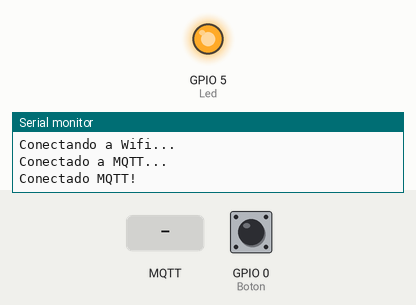
Recording of a sketch running on a simulated ESP8266 (NodeMCU). Parts: output pins drawn as LEDs (lit = HIGH), the last lines printed to the serial monitor. The test bench sets the inputs (shaded band); at power-on: GPIO 0 (Boton) HIGH. WiFi joins after 1.5 s; servers stay silent unless stated; no MQTT or app messages arrive unless stated.

Above: at 2.8 s.
2.9 s: MQTT message "Apagar" arrives on the first subscribed topic
At 3.8 s:
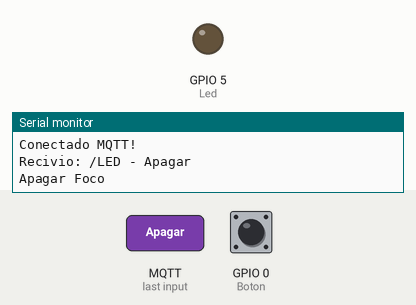
6.0 s: MQTT message "Encender" arrives on the first subscribed topic
At 6.3 s:
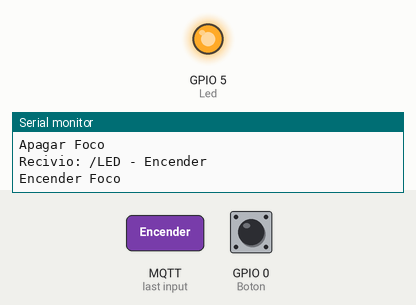
Timing chart, 0 to 9.0 s (numbered marks = the images above; inputs shaded):
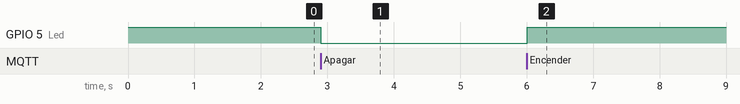

Measured:
- after the input at 2.9 s, GPIO 5 (Led): HIGH → LOW at once
- after the input at 6.0 s, GPIO 5 (Led): LOW → HIGH at once

The sketch:

ArduinoMQTT.ino
```cpp
// Creado ChepeCarlos de ALSW
// Tutorial Completo en https://nocheprogramacion.com
// Canal Youtube https://youtube.com/alswnet?sub_confirmation=1

#ifdef ARDUINO_ARCH_ESP32
#include <WiFi.h>
#include <WiFiMulti.h>
WiFiMulti wifiMulti;
#else
#include <ESP8266WiFi.h>
#include <ESP8266WiFiMulti.h>
ESP8266WiFiMulti wifiMulti;
#endif

#include <MQTT.h>

const char ssid1[] = "SubALSW";
const char pass1[] = "SIyConLaCampanita";
const char ssid2[] = "ALSW2";
const char pass2[] = "7210-3607";
const char ssid3[] = "ALSW_ESTUDIO";
const char pass3[] = "Fullpower7##";

WiFiClient net;
MQTTClient client;

unsigned long lastMillis = 0;
int Led = 5;
int Boton = 0;
boolean Estado = false;
boolean EstadoAnterior = false;

void Conectar() {
  Serial.print("Conectando a Wifi...");
  while (wifiMulti.run() != WL_CONNECTED) {
    Serial.print(".");
    delay(1000);
  }
  Serial.print("\nConectado a MQTT...");

  while (!client.connect("ArduinoESP32", "ALSWSexy", "SubcribanseAALSWenYoutube")) {
    Serial.print("*");
    delay(1000);
  }

  Serial.println("\nConectado MQTT!");

  client.subscribe("/LED");
}

void RecibirMQTT(String &topic, String &payload) {
  Serial.println("Recivio: " + topic + " - " + payload);
  if (payload == "Encender") {
    Serial.println("Encender Foco");
    digitalWrite(Led, 1);
  } else if (payload == "Apagar") {
    Serial.println("Apagar Foco");
    digitalWrite(Led, 0);
  }
}

void setup() {
  Serial.begin(115200);
  pinMode(Led, OUTPUT);
  digitalWrite(Led, 1);
  pinMode(Boton, INPUT);
  Serial.println("Iniciando Wifi");
  WiFi.mode(WIFI_STA);//Cambiar modo del Wi-Fi
  delay(100);
  wifiMulti.addAP(ssid1, pass1);
  wifiMulti.addAP(ssid2, pass2);
  wifiMulti.addAP(ssid3, pass3);

  client.begin("broker.shiftr.io", net);
  client.onMessage(RecibirMQTT);

  Conectar();
}

void loop() {
  client.loop();
  delay(10);

  if (!client.connected()) {
    Conectar();
  }

  EnviarMQTT();

}

void EnviarMQTT() {
  if (digitalRead(Boton) == 0) {
    Estado = !Estado;
  }
  if (Estado != EstadoAnterior) {
    EstadoAnterior = Estado;
    if (Estado) {
      client.publish("/Boton", "1");
      Serial.println("Enviando 1");
    }
    else {
      client.publish("/Boton", "0");
      Serial.println("Enviando 0");
    }
    delay(300);
  }
}
```
